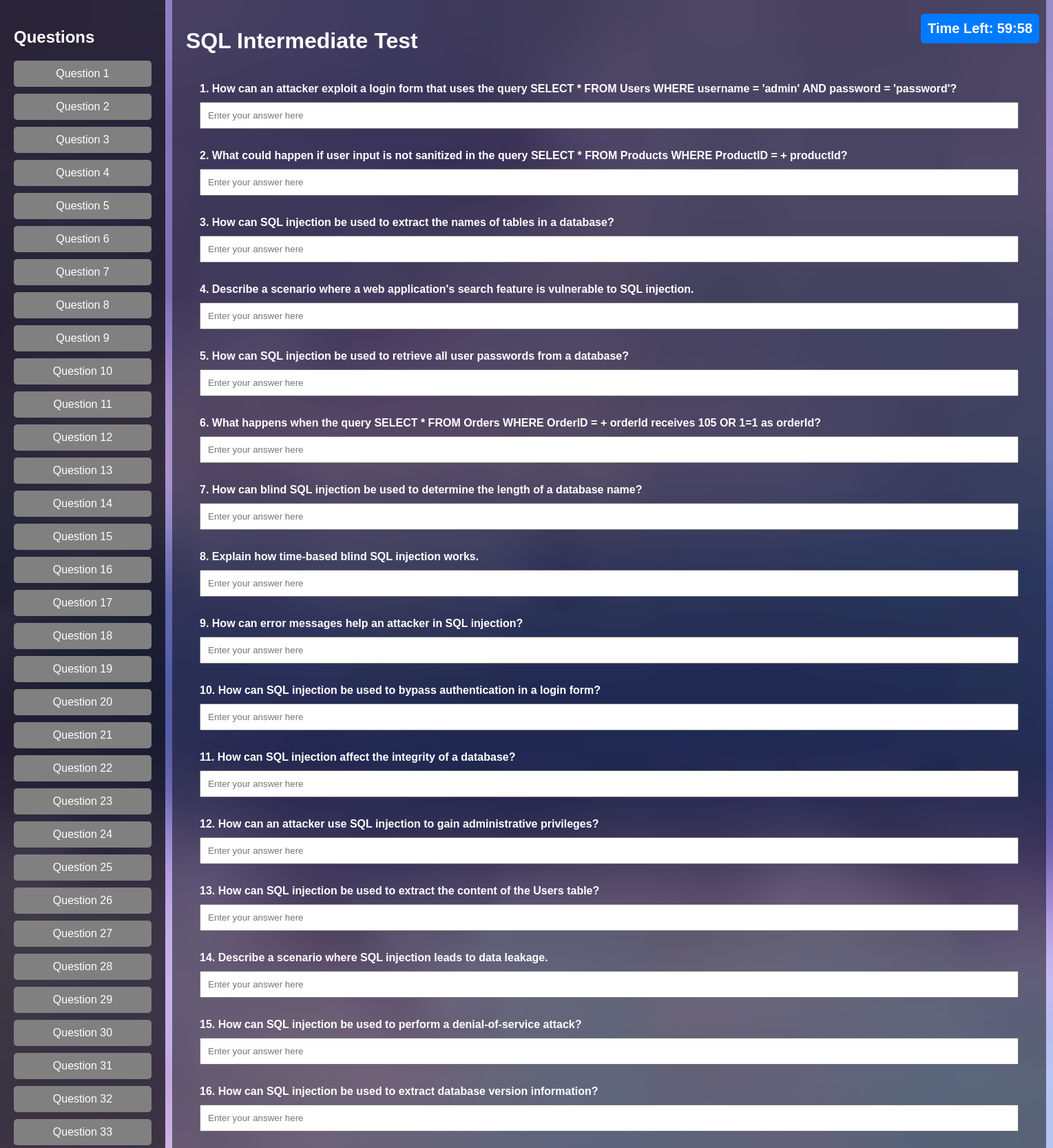
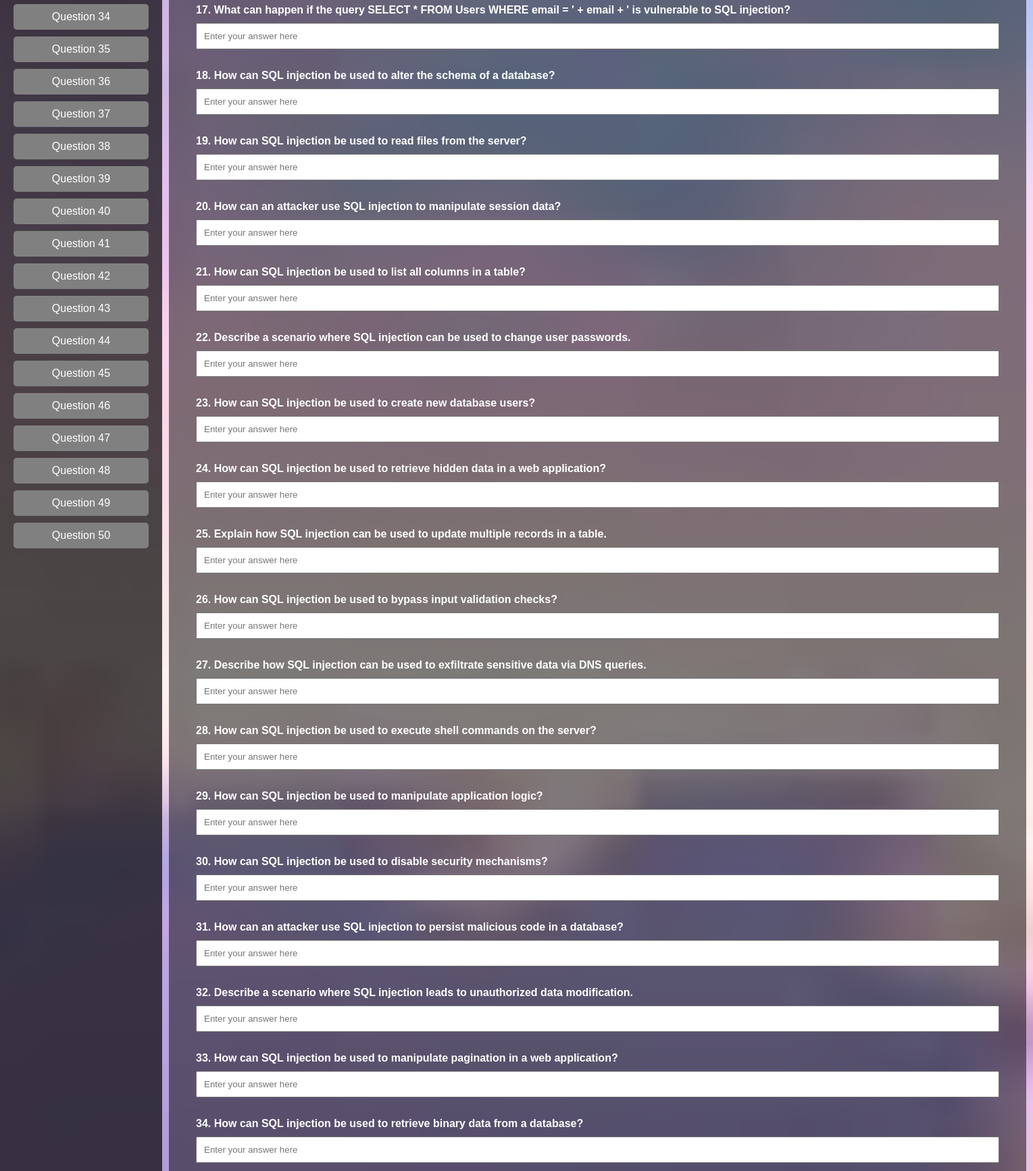
/sqlintermidiate.php (signed in, upper part), run on the app's committed database (2 pictures, top to bottom).
### tables this page shows
CREATE TABLE `test_questions` (
  `question_id` int(11) NOT NULL,
  `test_id` int(11) NOT NULL,
  `question_text` text NOT NULL,
  `question_type` enum('mcq','open_ended') NOT NULL,
  `expected_keywords` text DEFAULT NULL
);

### sqlintermidiate.php (the view, shortened to what this page needs)
<?php
require_once 'config.php';
require_once 'header.php';
$testId = 2;
$questions = [];
$questionIds = [];
$sql = "SELECT question_id FROM test_questions WHERE test_id = ? ORDER BY RAND() LIMIT 50";
if ($stmt = $conn->prepare($sql)) {
    $stmt->bind_param("i", $testId);
    $stmt->execute();
    $stmt->bind_result($questionId);
    while ($stmt->fetch()) {
        $questionIds[] = $questionId;
    }
} else {
    echo "Error fetching question IDs: " . $conn->error;
    exit();
}
$sql = "SELECT question_id, question_text
        FROM test_questions
        WHERE question_id IN (" . implode(',', array_fill(0, count($questionIds), '?')) . ")";
if ($stmt = $conn->prepare($sql)) {
    $types = str_repeat('i', count($questionIds));
    $stmt->bind_param($types, ...$questionIds);
    $stmt->execute();
    $stmt->bind_result($questionId, $questionText);
    while ($stmt->fetch()) {
        if (!isset($questions[$questionId])) {
            $questions[$questionId] = [
                'id' => $questionId,
                'text' => $questionText
            ];
        }
    }
} else {
    echo "Error fetching test questions: " . $conn->error;
    exit();
}
?>
<!DOCTYPE html>
<html lang="en">
<head>
</head>
<body>
    <div class="sidebar">
        <h2>Questions</h2>
        <ul>
            <?php
            $index = 1;
            foreach ($questions as $questionId => $question): ?>
                <li><a href="#question_<?php echo $index; ?>" data-question-id="<?php echo $index; ?>">Question <?php echo $index; ?></a></li>
            <?php
            $index++;
            endforeach; ?>
        </ul>
    </div>
    <div class="main-content">
        <div class="container">
            <h1>SQL Intermediate Test</h1>
            <div class="timer" id="timer">Time Left: 60:00</div>
            <div class="quiz-content">
                <form id="quizForm" action="submit_test.php" method="POST">
                    <?php
                    $index = 1;
                    foreach ($questions as $questionId => $question): ?>
                        <div id="question_<?php echo $index; ?>" class="question-container">
                            <div class="question-text">
                                <?php echo $index . '. ' . htmlspecialchars($question['text']); ?>
                            </div>
                            <div class="options">
                                <input type="text" name="question_<?php echo $questionId; ?>" placeholder="Enter your answer here" data-question-id="<?php echo $index; ?>">
                            </div>
                        </div>
                    <?php
                    $index++;
                    endforeach; ?>
                </form>
            </div>
        </div>
    </div>
</body>
</html>

### default.css (style rules this page uses)
html, body.default { height: 100%; margin: 0; padding: 0; }

### light.css (style rules this page uses)
html, body.light { height: 100%; margin: 0; padding: 0; }
body.light { font-family: Arial, sans-serif; background-image: url('background3.jpg'); background-size: cover; background-repeat: no-repeat; background-position: center; background-attachment: fixed; color: white; }

### sqlintermidiate.php (style rules this page uses)
body { background-image: url('background.jpg'); background-size: cover; background-repeat: no-repeat; background-attachment: fixed; font-family: Arial, sans-serif; margin: 0; padding: 0; color: #fff; display: flex; background-color: rgba(0, 0, 0, 0.5); }
html { scroll-behavior: smooth; }
html, body { height: 100%; }
.container { flex: 1; padding: 20px; margin-left: 250px; background-color: rgba(0, 0, 0, 0.5); width: 1229px; }
.quiz-content { padding: 20px; border-radius: 8px; }
.question-text { font-weight: bold; margin-bottom: 10px; }
.options { margin-top: 10px; }
.options input { margin-right: 10px; width: 100%; padding: 10px; box-sizing: border-box; }
.timer { font-size: 20px; font-weight: bold; position: fixed; top: 20px; right: 20px; padding: 10px; background-color: #007bff; color: #fff; border-radius: 5px; z-index: 1000; }
.sidebar { width: 200px; background: rgba(0, 0, 0, 0.7); padding: 20px; position: fixed; top: 0; left: 0; height: 100%; overflow-y: auto; }
.sidebar h2 { font-size: 1.5em; margin-bottom: 20px; }
.sidebar ul { list-style-type: none; padding: 0; }
.sidebar ul li { margin: 10px 0; }
.sidebar ul li a { color: #fff; text-decoration: none; padding: 10px; display: block; background: grey; border-radius: 5px; text-align: center; transition: background 0.3s; }
.question-container { scroll-margin-top: 100px; margin-bottom: 30px; }

### data on the page
test_questions: question_text "How can an attacker exploit a login form that uses the query SELECT * FROM Users WHERE username = 'admin' AND password = 'password'?"
test_questions: question_text "What could happen if user input is not sanitized in the query SELECT * FROM Products WHERE ProductID = + productId?"
test_questions: question_text "How can SQL injection be used to extract the names of tables in a database?"
test_questions: question_text "Describe a scenario where a web application's search feature is vulnerable to SQL injection."
test_questions: question_text "How can SQL injection be used to retrieve all user passwords from a database?"
test_questions: question_text "What happens when the query SELECT * FROM Orders WHERE OrderID = + orderId receives 105 OR 1=1 as orderId?"
test_questions: question_text "How can blind SQL injection be used to determine the length of a database name?"
test_questions: question_text "Explain how time-based blind SQL injection works."
test_questions: question_text "How can error messages help an attacker in SQL injection?"
test_questions: question_text "How can SQL injection be used to bypass authentication in a login form?"
test_questions: question_text "How can SQL injection affect the integrity of a database?"
test_questions: question_text "How can an attacker use SQL injection to gain administrative privileges?"
test_questions: question_text "How can SQL injection be used to extract the content of the Users table?"
test_questions: question_text "Describe a scenario where SQL injection leads to data leakage."
test_questions: question_text "How can SQL injection be used to perform a denial-of-service attack?"
test_questions: question_text "How can SQL injection be used to extract database version information?"
test_questions: question_text "What can happen if the query SELECT * FROM Users WHERE email = ' + email + ' is vulnerable to SQL injection?"
test_questions: question_text "How can SQL injection be used to alter the schema of a database?"
test_questions: question_text "How can SQL injection be used to read files from the server?"
test_questions: question_text "How can an attacker use SQL injection to manipulate session data?"
test_questions: question_text "How can SQL injection be used to list all columns in a table?"
test_questions: question_text "Describe a scenario where SQL injection can be used to change user passwords."
test_questions: question_text "How can SQL injection be used to create new database users?"
test_questions: question_text "How can SQL injection be used to retrieve hidden data in a web application?"
test_questions: question_text "Explain how SQL injection can be used to update multiple records in a table."
test_questions: question_text "How can SQL injection be used to bypass input validation checks?"
test_questions: question_text "Describe how SQL injection can be used to exfiltrate sensitive data via DNS queries."
test_questions: question_text "How can SQL injection be used to execute shell commands on the server?"
test_questions: question_text "How can SQL injection be used to manipulate application logic?"
test_questions: question_text "How can SQL injection be used to disable security mechanisms?"
test_questions: question_text "How can an attacker use SQL injection to persist malicious code in a database?"
test_questions: question_text "Describe a scenario where SQL injection leads to unauthorized data modification."
test_questions: question_text "How can SQL injection be used to manipulate pagination in a web application?"
test_questions: question_text "How can SQL injection be used to retrieve binary data from a database?"
